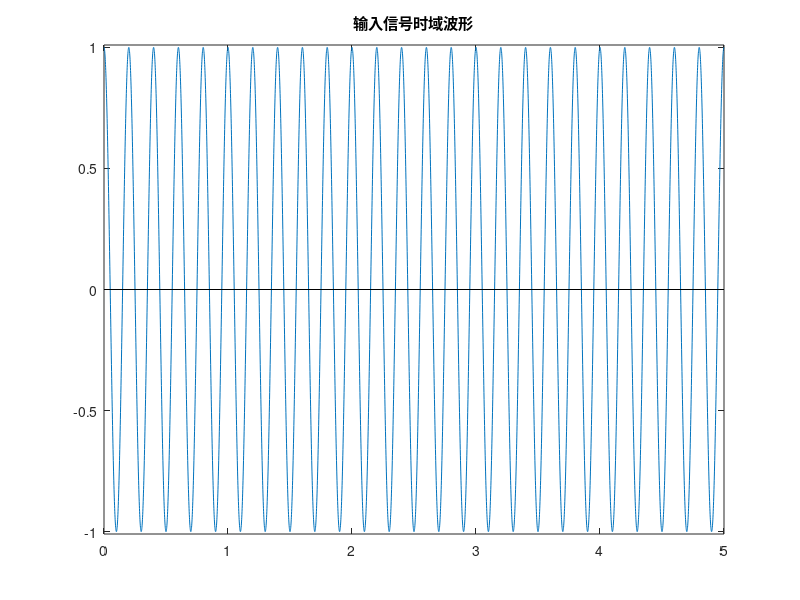

This figure's MATLAB source: (Note: this script raises an error after producing the figure.)
clc
clear
close all
dt=0.001;                                      %采样时间间隔
 fm=5;                                         %调制信号频率
 fc=20;                                        %载波频率
 T=5;                                          %信号持续时间
 t=0:dt:T;                                     %时间矢量
 mt=cos(2*pi*fm*t);                            %调制信号
 ct=cos(2*pi*fc*t);                            %载波信号
 
 figure(1)
 plot(t,mt);
 title('输入信号时域波形')
 axis([0 5 -1.01 1.01]);                       %x轴最小值，最大值；y轴最小最大值
 line([0,5],[0,0],'color','k');                %画出（0，5）到（2，4）的一条直线
 
 figure(2)
 [fmt,Fmt]=T2F(t,mt);
 plot(fmt,Fmt);
 title('输入信号频域波形')
 axis([-8 8 0 2.6]);
 
 figure(3)
 psf1=(abs(Fmt).^2)/T;
 plot(fmt,psf1);
 axis([-34 34 0 max(psf1)]);
 title('输入信号功率谱');     %新增加

 figure(4)
 plot(t,ct);
 title('载波信号时域波形');
 axis([0 5 -1.01 1.01]);
 line([0,5],[0,0],'color','k');

 figure(5)
 [fct,Fct]=T2F(t,ct);
 plot(fct,Fct);
 title('载波信号频域波形')
 axis([-24 24 0 2.6]);
 
 %vsb modulation                               %vsb 调制过程
 s_vsb=mt.*ct;                                 %已调信号s_vsb                                                     
 [f,sf]=T2F(t,s_vsb);                          %T-F傅里叶变换,输出频率和信号幅度
 [t,s_vsb]=vsbpf(f,sf,0.2*fm,1.2*fm,fc);       %经过vsb滤波器
 figure(6)
 plot(t,s_vsb);
 grid on;
 title('VSB调制信号时域波形');
 axis([0 5 -0.6 0.6]);
 line([0,5],[0,0],'color','k');
 
 figure(7)
 [fvsb,Fvsb]=T2F(t,s_vsb);
 plot(fvsb,Fvsb);
 title('VSB调制信号频域波形');
 axis([-34 34 0 0.7]);
 
 figure(8)
 psf=(abs(Fvsb).^2)/T;
 plot(fvsb,psf);
 axis([-34 34 0 max(psf)]);
 title('VSB信号功率谱波形'); 

 svsb1=awgn(s_vsb,5); 
 svsb2=awgn(s_vsb,10);
 svsb3=awgn(s_vsb,15);
 figure(9)
 subplot(311)
 plot(t,svsb1);                                          %画出DSB信号波形
 hold on
 plot (t,mt,'r-');                                       %画出原信号
 title('VSB调制信号 S/N=5dB');
 axis([0 5 -2.4 2.4]);
 line([0,5],[0,0],'color','k');
 subplot(312)
 plot(t,svsb2);                                          %画出DSB信号波形
 hold on
 plot (t,mt,'r-');                                       %画出原信号
 title('VSB调制信号 S/N=10dB');
 axis([0 5 -2.4 2.4]);
 line([0,5],[0,0],'color','k');
 subplot(313)
 plot(t,svsb3);                                          %画出DSB信号波形
 hold on
 plot (t,mt,'r-');                                       %画出原信号
 title('VSB调制信号 S/N=15dB');
 axis([0 5 -2.4 2.4]);
 line([0,5],[0,0],'color','k');

 %vsb demodulation                                %vsb解调过程
 Sp1=svsb1.*ct;
 Sp2=svsb2.*ct;
 Sp3=svsb3.*ct;
 
 figure(10);
 subplot(311)
 plot(t,Sp1);
 hold on
 plot (t,mt,'r-');                                       %画出原信号
 title('VSB调制信号相干解调与调制信号 S/N=5dB')
 axis([0 5 -1.5 1.5]);
 line([0,5],[0,0],'color','k');
 subplot(312)
 plot(t,Sp2);
 hold on
 plot (t,mt,'r-');                                       %画出原信号
 title('VSB调制信号相干解调与调制信号 S/N=10dB')
 axis([0 5 -1.5 1.5]);
 line([0,5],[0,0],'color','k');
 subplot(313)
 plot(t,Sp3);
 hold on
 plot (t,mt,'r-');                                       %画出原信号
 title('VSB调制信号相干解调与调制信号 S/N=15dB')
 axis([0 5 -1.5 1.5]);
 line([0,5],[0,0],'color','k');
 
 [f1,rf1]=T2F(t,Sp1);                                          %T-F傅里叶变换
 [t,Sp1]=LPF(f1,rf1,2*fm);                                %经过低通滤波器
 [f2,rf2]=T2F(t,Sp2);                                          %T-F傅里叶变换
 [t,Sp2]=LPF(f2,rf2,2*fm);                                %经过低通滤波器
 [f3,rf3]=T2F(t,Sp3);                                          %T-F傅里叶变换
 [t,Sp3]=LPF(f3,rf3,2*fm);                                %经过低通滤波器

 figure(11)
 subplot(311)
 plot(t,Sp1);
 axis([2 3 -0.5 0.5]);
 line([0,5],[0,0],'color','k');
 title('经过低通滤波的相干解调信号波形 S/N=5dB');
 subplot(312)
 plot(t,Sp2);
 line([0,5],[0,0],'color','k');
 axis([2 3 -0.5 0.5]);
 title('经过低通滤波的相干解调信号波形 S/N=10dB');
 subplot(313)
 plot(t,Sp3);
 axis([2 3 -0.5 0.5]);
 line([0,5],[0,0],'color','k');
 title('经过低通滤波的相干解调信号波形 S/N=15dB');
 xlabel('t')
